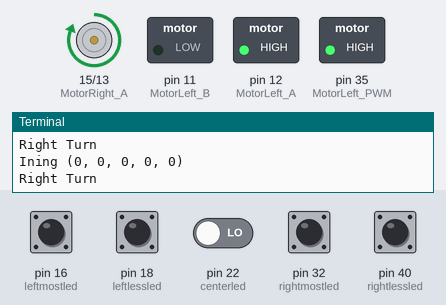
A program run on a simulated Raspberry Pi (header pin numbers). Parts: motor-driver pin pairs drawn as motors (green arrow = first pin HIGH = forward, orange = second pin HIGH = backward, longer = more drive, scaled by the enable pin), switched loads named in the program (green lamp = pin HIGH), the last lines printed to the terminal. The test bench sets the inputs (shaded band); at power-on: pin 16 (leftmostled), pin 18 (leftlessled), pin 22 (centerled), pin 32 (rightmostled), pin 40 (rightlessled) LOW.

Above: at 1.2 s.
1.3 s: pin 22 (centerled) driven HIGH
At 1.7 s:
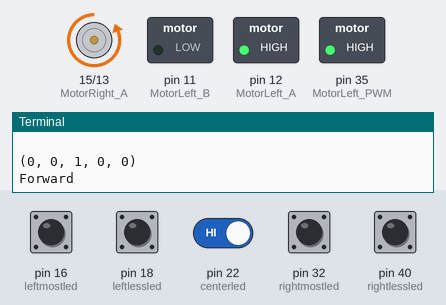
2.8 s: pin 22 (centerled) driven LOW
At 3.6 s:
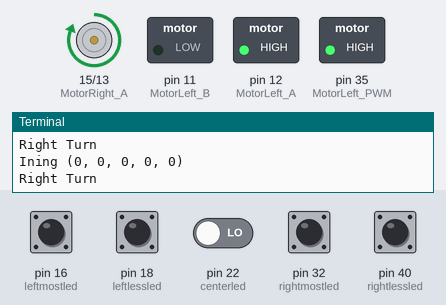
Timing chart, 0 to 5.8 s (numbered marks = the images above; inputs shaded):
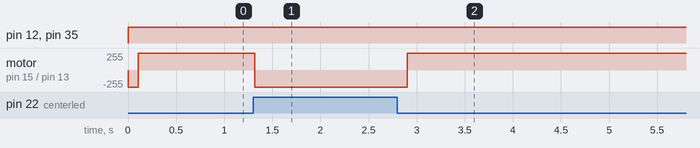

The program:

app.py
```python
#coding:utf-8
"""
    @ Author :
    @ Date   : 2017-11-13
    @ Body   : 라인트레이싱을 위한 메인 코드
"""

import R
import FiveSensor
import time
import sys
import RPi.GPIO as GPIO


def main() :
    """
    Main 함수
    전체적인 실행을 담당하고 있음
    """
    R.Run.pwm_setup()
    R.LineSensor.init()
    chk = 0
    try:
        while True:
            sensor = FiveSensor.get()
            print("")
            print(sensor)
            R.LineSensor.chkStatus(sensor)()
            time.sleep(0.01)
            """베터리 만땅 = 0.06"""
            """베터리 없음 = 0.03"""
            # time.sleep(0.03)
            # R.stop()
            chk += 1
    except KeyboardInterrupt:
        GPIO.cleanup()


if __name__ == '__main__':
    main()
```

R.py
```python
#coding:utf-8
"""
    @ Author : JANGTAEJIN ( jtjisgod@gmail.com )
    @ Date   : 2017-11-13
    @ Body   : 전체적인 변수 저장
"""

import Run
import Turn
import LineSensor
import FiveSensor

# MostLeft, Left, Middle, Right, MostRight
lineHandle = {
    'ML' : 0,
    'L' : 1,
    'M' : 2,
    'R' : 3,
    'MR' : 4
}

forward = Run.forward
backward = Run.backward
right = Turn.right
left = Turn.left
smallLeft = Turn.smallLeft
smallRight = Turn.smallRight
stop = Run.stop

rightChk = Turn.rightChk
UTurn = Turn.UTurn

speed = 100 # Foward, Backward speed
```

FiveSensor.py
```python
#coding:utf-8
"""
    @ Author : JANGTAEJIN ( jtjisgod@gmail.com )
    @ Date   : 2017-11-13
    @ Body   : 라인트레이싱에 대한 센서 초기화 및 현재 값 들고오기
"""

import RPi.GPIO as GPIO

GPIO.setwarnings(False)
GPIO.setmode(GPIO.BOARD)

# 포트설정
leftmostled=16
leftlessled=18
centerled=22
rightlessled=40
rightmostled=32

# 설정
GPIO.setup(leftmostled, GPIO.IN)
GPIO.setup(leftlessled, GPIO.IN)
GPIO.setup(centerled,   GPIO.IN)
GPIO.setup(rightmostled, GPIO.IN)
GPIO.setup(rightlessled, GPIO.IN)

"""
    센서 현재값 리턴
"""
def get() :
    return (GPIO.input(leftmostled), GPIO.input(leftlessled), GPIO.input(centerled), GPIO.input(rightlessled), GPIO.input(rightmostled))
```

Run.py
```python
#coding:utf-8
"""
    @ Author : JANGTAEJIN ( jtjisgod@gmail.com )
    @ Date   : 2017-11-13
    @ Body   : 라인트레이싱에 대한 전진/후진 모듈
"""

"""
편의를 위해 R.py 만 import 하면 많은 Method 를 쓸 수 있게 구축하였습니다.
RPi.GPIO를 가져오면서 GPIO로 새 이름 지정합니다.
"""
import R
import RPi.GPIO as GPIO
from time import sleep

"""
에러 메시지가 아닌 이상 경고 메시지는 나타나지 않도록 한다
BOARD 모드 BCM 모드 중 BOARD 모드를 선택한다.
좌우측 모터 드라이버와 연결되는 GPIO 핀 6개를 할당한다.
"""
GPIO.setwarnings(False)
GPIO.setmode(GPIO.BOARD)

MotorLeft_A = 12
MotorLeft_B = 11
MotorLeft_PWM = 35

MotorRight_A = 15
MotorRight_B = 13
MotorRight_PWM = 37


def LeftMotor(val):
    """
    LeftMotor의 val 인자를 이용해서 Left모터를 조절한다.
    val값이 1이면 LeftMotor 전진 0이면 후진한다.
    """
    if val == 1:
        GPIO.output(MotorLeft_A, GPIO.HIGH)
        GPIO.output(MotorLeft_B, GPIO.LOW)
        GPIO.output(MotorLeft_PWM,GPIO.HIGH)
        GPIO.output(MotorRight_PWM,GPIO.HIGH)
    elif val == 0:
        GPIO.output(MotorLeft_A, GPIO.LOW)
        GPIO.output(MotorLeft_B, GPIO.HIGH)
        GPIO.output(MotorLeft_PWM,GPIO.HIGH)
        GPIO.output(MotorRight_PWM,GPIO.HIGH)
    else:
        print("Config Error")

def RightMotor(val):
    """
    RightMotor의 val 인자를 이용해서 Right모터를 조절한다.
    val값이 1이면 RightMotor 전진 0이면 후진한다.
    """
    if val == 1:
        GPIO.output(MotorRight_A, GPIO.LOW)
        GPIO.output(MotorRight_B, GPIO.HIGH)
        GPIO.output(MotorLeft_PWM,GPIO.HIGH)
        GPIO.output(MotorRight_PWM,GPIO.HIGH)
    elif val== 0:
        GPIO.output(MotorRight_A, GPIO.HIGH)
        GPIO.output(MotorRight_B, GPIO.LOW)
        GPIO.output(MotorLeft_PWM,GPIO.HIGH)
        GPIO.output(MotorRight_PWM,GPIO.HIGH)
    else:
        print("Config Error")


GPIO.setup(MotorLeft_A, GPIO.OUT)
GPIO.setup(MotorLeft_B, GPIO.OUT)
GPIO.setup(MotorLeft_PWM, GPIO.OUT)


GPIO.setup(MotorRight_A, GPIO.OUT)
GPIO.setup(MotorRight_B, GPIO.OUT)
GPIO.setup(MotorRight_PWM, GPIO.OUT)


LeftPwm = GPIO.PWM(MotorLeft_PWM, 10)
RightPwm = GPIO.PWM(MotorRight_PWM, 10)


def go_forward_any(speed):
    """LeftMotor, RightMotor를 호출해서 스피드에 따라 전진한다."""
    LeftMotor(1)
    RightMotor(1)
    LeftPwm.ChangeDutyCycle(speed)
    RightPwm.ChangeDutyCycle(speed)

def go_backward_any(speed):
    """LeftMotor, RightMotor를 호출해서 스피드에 따라 후진한다."""
    LeftMotor(0)
    RightMotor(0)
    LeftPwm.ChangeDutyCycle(speed)
    RightPwm.ChangeDutyCycle(speed)

def forward() :
    """출력하고 전진한다"""
    print ("Forward")
    go_forward_any(R.speed)

def backward() :
    """출력하고 후진한다"""
    print ("Backward")
    go_backward_any(R.speed)


def stop():
    """멈춘다"""
    GPIO.output(MotorLeft_PWM, GPIO.LOW)
    GPIO.output(MotorRight_PWM, GPIO.LOW)
    LeftPwm.ChangeDutyCycle(0)
    RightPwm.ChangeDutyCycle(0)


def pwm_setup():
    """초기화"""
    LeftPwm.start(0)
    RightPwm.start(0)

def pwm_low():
    GPIO.output(MotorLeft_PWM, GPIO.LOW)
    GPIO.output(MotorRight_PWM, GPIO.LOW)
    LeftPwm.ChangeDutyCycle(0)
    RightPwm.ChangeDutyCycle(0)
    GPIO.cleanup()
```

Turn.py
```python
#coding:utf-8
"""
    @ Author : JANGTAEJIN ( jtjisgod@gmail.com )
    @ Date   : 2017-11-13
    @ Body   : 라인트레이싱에 대한 우회전/좌회전 모듈
"""

"""
편의를 위해 R.py 만 import 하면 많은 Method 를 쓸 수 있게 구축하였습니다.

"""
import R
import time
from Run import *


def right() :
    """LightMotor는 전진 RightMotor는 후진하게 하여 right포인트턴을 한다."""
    print ("Right Turn")
    LeftMotor(1)
    RightMotor(0)
    LeftPwm.ChangeDutyCycle(R.speed*0.65)
    RightPwm.ChangeDutyCycle(R.speed*0.65)
    """상황에 따라 사용
    LeftPwm.ChangeDutyCycle(R.speed*0.5)
    RightPwm.ChangeDutyCycle(R.speed*0.5)
    #"""

def left() :
    """LightMotor는 후진 RightMotor는 전진하게 하여 left포인트턴을 한다."""
    print ("Left Turn")
    LeftMotor(0)
    RightMotor(1)
    LeftPwm.ChangeDutyCycle(R.speed*0.5)
    RightPwm.ChangeDutyCycle(R.speed*0.5)
    """상황에 따라 사용
    LeftPwm.ChangeDutyCycle(R.speed*0.7)
    RightPwm.ChangeDutyCycle(R.speed*0.7)
    """

def smallRight() :
    """작은 미세조정을 한다"""
    print ("smallRight")
    LeftMotor(1)
    RightMotor(0)
    LeftPwm.ChangeDutyCycle(R.speed*0.5)
    RightPwm.ChangeDutyCycle(R.speed*0.5)

def smallLeft() :
    """작은 미세조정을 한다"""
    print ("smallLeft")
    LeftMotor(0)
    RightMotor(1)
    LeftPwm.ChangeDutyCycle(R.speed*0.5)
    RightPwm.ChangeDutyCycle(R.speed*0.5)

def rightChk() :
    """오른쪽 가는 것을 체크한다"""
    print "==== RIGHT CHK ====>"

    R.forward()
    time.sleep(0.1)

    while True :
        sensor = R.FiveSensor.get()
        print "Outing",
        print sensor
        if not R.LineSensor.cmpStatus(sensor, R.LineSensor.forwardCase) :
            break
        R.right()
        time.sleep(0.01)

    while True :
        sensor = R.FiveSensor.get()
        print "Ining",
        print sensor
        if R.LineSensor.cmpStatus(sensor, R.LineSensor.forwardCase) :
            break
        R.right()
        time.sleep(0.01)
    print "<==== RIGHT CHK ===="
    # time.sleep(0.1)

def UTurn() :
    """ U-Turn """
    while True :
        sensor = R.FiveSensor.get()
        print "U-Turn",
        print sensor
        if R.LineSensor.cmpStatus(sensor, R.LineSensor.forwardCase) :
            break
        R.right()
        time.sleep(0.01)


    #
```

LineSensor.py
```python
#coding:utf-8
"""
    @ Author : JANGTAEJIN ( jtjisgod@gmail.com )
    @ Date   : 2017-11-13
    @ Body   : 라인트레이싱에 관련된 데이터 집합 모듈
"""

import R
from LineSensorData import LineSensorData
sensorData = []
lastSensor = (2,2,2,2,2)

# 전진할 값
forwardCase = (
    (1,0,2,0,1),
    (0,0,1,0,0),
    (0,1,2,1,0),
    (1,1,0,1,1),
    (1,1,0,0,1),
    (1,0,0,1,1)
)

# 좌회전 값
leftCase = (
    (0,1,1,1,1),
    (1,0,1,1,1),
    # (1,0,0,1,1),
    # (0,0,1,1,1),
);

# 왼쪽 미세조종 값
smallLeftCase = (
    # (0,0,1,1,1),
    # (1,0,1,1,1),
    # (1,0,0,1,1),
);

rightCase = (
    (2,2,2,2,0),
)


def init() :
    """
    ineSensor 초기화
    기본적인 값을 초기화하여 case에 대한 callback 함수를 함께 LineSensorData 에 담아 sensordata 에 추가함
    """

    print("Init!")
    # Insert test case like under!

    # Foward
    for fc in forwardCase :
        sensorData.append(LineSensorData(fc, R.forward))

    for rc in rightCase :
        sensorData.append(LineSensorData(rc, R.rightChk))

    for lc in leftCase :
        sensorData.append(LineSensorData(lc, R.left))
        sensorData.append(LineSensorData(lc[-1::-1], R.right))

    for slc in smallLeftCase :
        sensorData.append(LineSensorData(slc, R.smallLeft))
        sensorData.append(LineSensorData(slc[-1::-1], R.smallRight))


    #elif LineSensorData[0] + [LineSensorData[1] < LineSensorData[3] + LineSensorData[4]:

def chkStatus(sensor) :
    """센서값을 받아 검색 한 뒤 올바른 callback 함수를 반환해줌"""
    global lastSensor
    global forwardCase

    if sensor == (1,1,1,1,1) :
        # return R.forward
        print "Called Last Sensor"
        if cmpStatus(lastSensor, forwardCase) :
            return R.UTurn
        # if cmpStatus(lastSensor, leftCase) :
        #     return R.UTurn
        # elif cmpStatus(lastSensor, forwardCase) :
        #     return R.UTurn
        # elif cmpStatus(lastSensor, forwardCase) :
        #     return R.UTurn
        # return R.UTurn
        sensor = lastSensor;

    lastSensor = sensor
    cbFunc = R.forward

    for data in sensorData :
        score = 0
        for i in range(0, len(data.sensor)) :
            if data.sensor[i] == 2:
                score += 1
                continue
            if sensor[i] == data.sensor[i] :
                score += 1
                continue
        if score == 5 :
            cbFunc = data.callback
            break
    return cbFunc

def cmpStatus(sensor, sensorData) :
    """센서값이 센서값의 모음들에 들어가는지 체크하여 반환"""
    cbFunc = R.forward
    for data in sensorData :
        score = 0
        for i in range(0, len(data)) :
            if data[i] == 2:
                score += 1
                continue
            if sensor[i] == data[i] :
                score += 1
                continue
        if score == 5 :
            return True
            break
    return False


def emptyFunc() :
    """빈 함수, 전진 함수를 반환함"""
    print "EMpty"
    return R.forward

if __name__ == '__main__':
    pass
```

LineSensorData.py
```python
#coding:utf-8
"""
    @ Author : JANGTAEJIN ( jtjisgod@gmail.com )
    @ Date   : 2017-11-13
    @ Body   : 라인트레이싱에 관련된 데이터 집합 모듈
"""

import R

# LineSensor
class LineSensorData :

    # This Line sensor data set
    # 0 = off = blackLine
    # 1 = on = whiteLine
    # 2 = anything
    # ML, L, M, R, MR
    sensor = (0,0,0,0,0)

    # This is callback function
    callback = None
    print "Sensor Init."

    def __init__(self, sensor, callback = None) :
        self.sensor = sensor
        self.callback = callback

if __name__ == '__main__':
    pass
```

Measured:
- after the input at 1.3 s, motor on pin 15 (MotorRight_A) / pin 13 (MotorRight_B): forward 255/255 → backward 255/255 at once
- after the input at 2.8 s, motor on pin 15 (MotorRight_A) / pin 13 (MotorRight_B): backward 255/255 → forward 255/255 after 0.10 s
